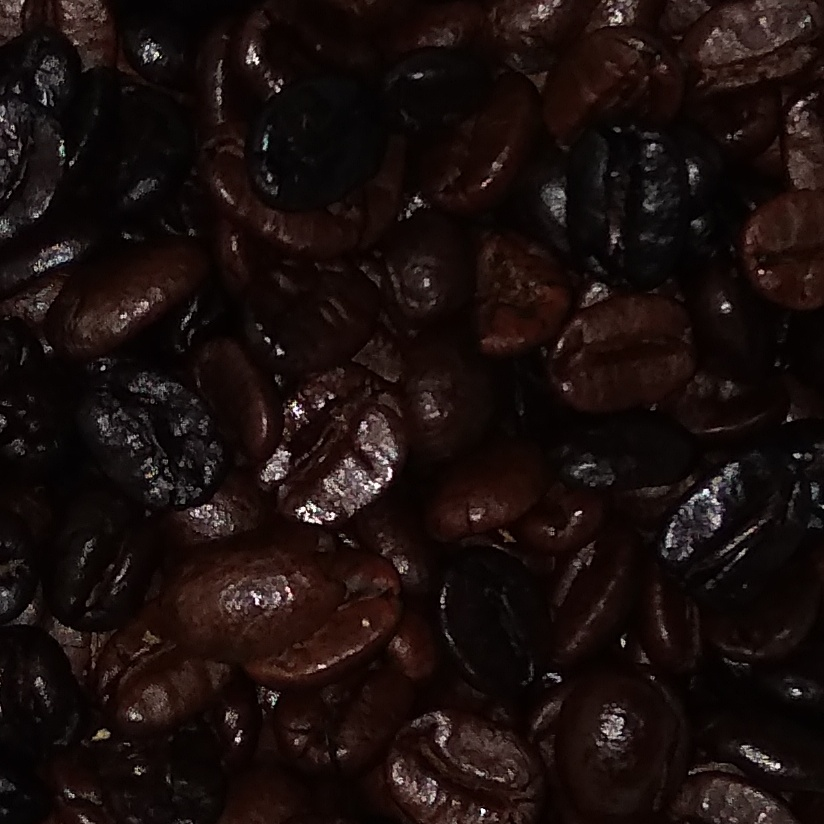
#> input picture Scripts/data_fotos/25_5A_flash_194449.jpg, 824 x 824 px
$ python -i montar_dataset.py   (imports and definitions only)
#> lines starting #> are read from the running program, lines starting #| are printed output that depends on the picture
#> further down, picture is the input picture: shape (824, 824, 3); mean B, G, R 13.5, 15.3, 26.3
from matplotlib import image
import cv2
import numpy as np
import pandas as pd
import os
import csv
from sklearn.cluster import MiniBatchKMeans

# Esconde os warnings
import warnings

# Parametros
RANDOM_STATE = 42
DEBUG_PRINT = False
# HEADER = ['RGB_medio_cafe', 'R_medio_cafe', 'G_medio_cafe', 'B_medio_cafe', 'RGB_std_cafe', 'R_std_cafe', 'G_std_cafe', 'B_std_cafe',
#                             'RGB_medio_folha', 'RGB_std_folha', 'HSV_medio_cafe', 'H_medio_cafe', 'S_medio_cafe', 'V_medio_cafe', 'HSV_std_cafe', 'H_std_cafe', 'S_std_cafe', 'V_std_cafe',
#                             'HSV_medio_folha', 'HSV_std_folha', 'Agtron']

HEADER = ['cinza_cafe', 'R_medio_cafe', 'G_medio_cafe', 'B_medio_cafe', 'R_std_cafe', 'G_std_cafe', 'B_std_cafe',
                            'cinza_folha',  'Agtron']
# Define cores no print
class bcolors:
    WARNING = '\033[93m'
    FAIL = '\033[91m'
    OKGREEN = '\033[92m'
    BLUE = '\033[94m'
    CYAN = '\033[96m'
    ENDC = '\033[0m'
    BOLD = '\033[1m'

# Função para extrair RGB e/ou Equalizar Histograma
def extrairRGB(img, equalizar=False):

#> called with equalizar = False
    if(equalizar):
        # Convertendo para HSV
        hsv_img = cv2.cvtColor(img, cv2.COLOR_BGR2HSV)

        # Dividindo a imagem HSV em diferentes canais
        h, s, v = cv2.split(hsv_img)

        # Aplicando equalização de histograma no canal V
        v_equalized = cv2.equalizeHist(v)

        # Unificando os canais H, S e V com equalização aplicada
        hsv_img_equalized = cv2.merge((h, s, v_equalized))

        # Convertendo imagem HSV equalizada em RGB
        img = cv2.cvtColor(hsv_img_equalized, cv2.COLOR_HSV2BGR)

    # Divide e extrai os canais da imagem
    R, G, B = cv2.split(img)
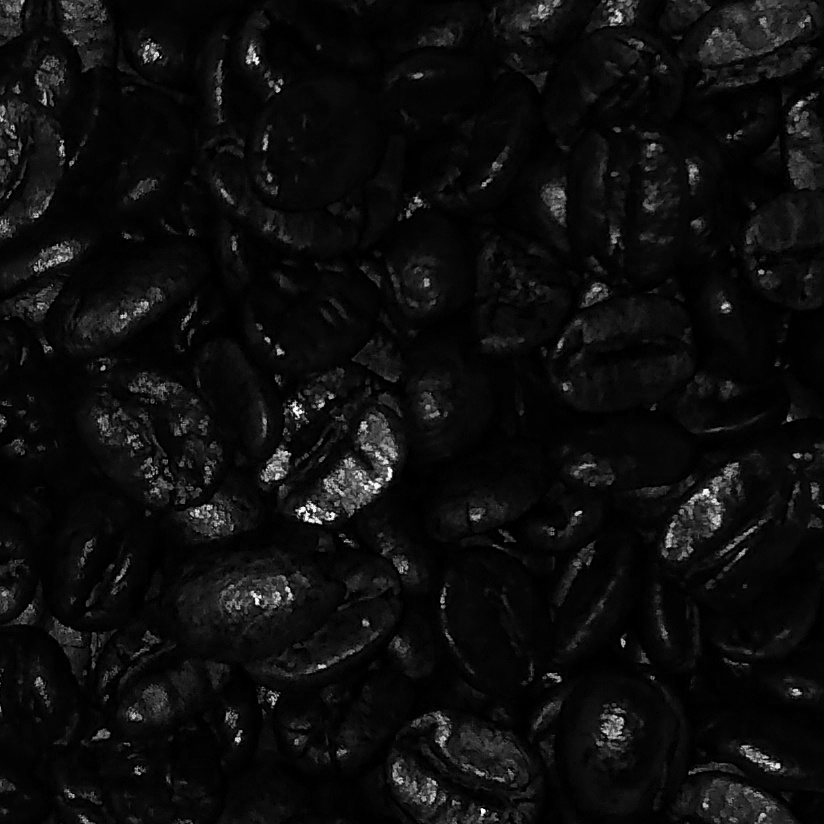
#> R: shape (824, 824); min 0, max 255, mean 13.5
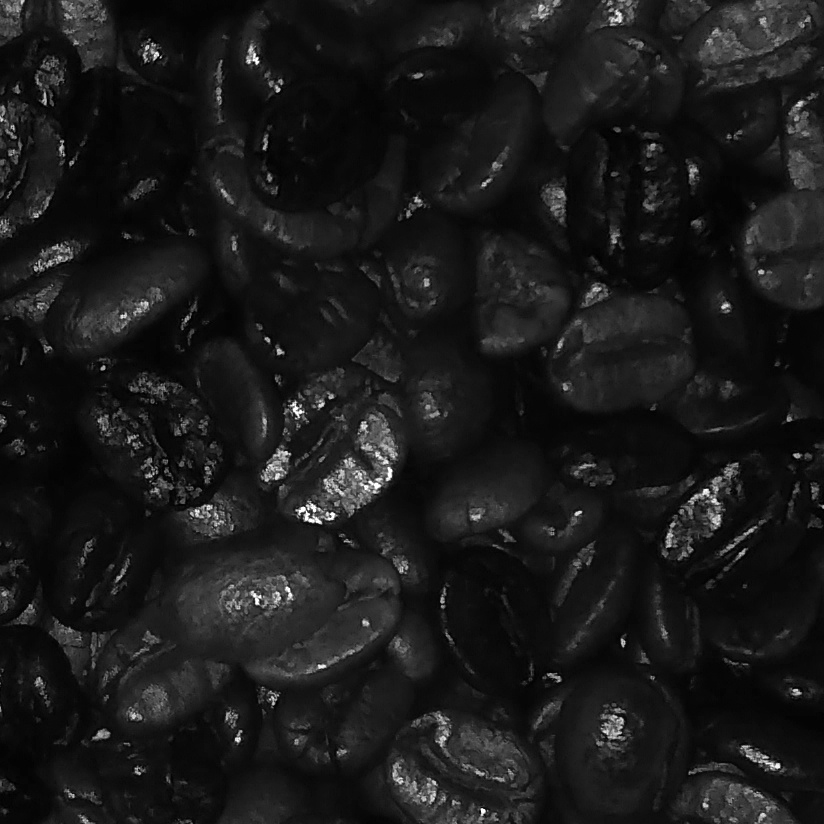
#> B: shape (824, 824); min 0, max 255, mean 26.3

    return (R, G, B)

# Função para extrair HSV e/ou Equalizar Histograma
# [112 lines left out: functions extrairHSV, quantizacaoCores, criarDataSet, exportarCSV, not called in this run]


# [12 lines not run here, left out]

    # [9 lines of commented-out code are left out]

>>> import cv2
>>> picture = cv2.imread('data_fotos/25_5A_flash_194449.jpg')
>>> result = extrairRGB(picture)

$ run again, on Scripts/data_fotos/35_5A_flash_200956.jpg
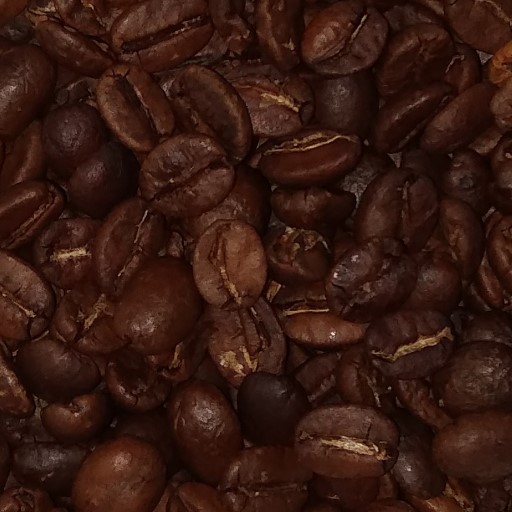
#> input picture Scripts/data_fotos/35_5A_flash_200956.jpg, 512 x 512 px
#> picture is the input picture: shape (512, 512, 3); mean B, G, R 17.2, 25.7, 54.4
#> in extrairRGB, `R, G, B = cv2.split(img)`:
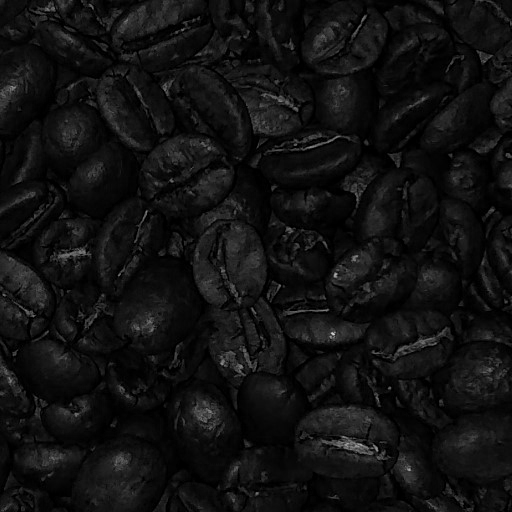
#> R: shape (512, 512); min 0, max 213, mean 17.2
#> in extrairRGB, `R, G, B = cv2.split(img)`:
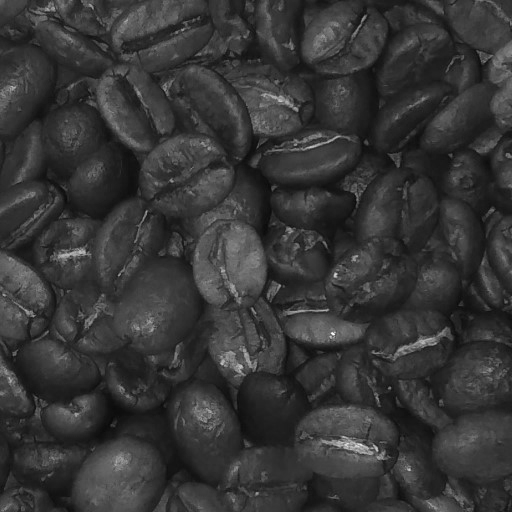
#> B: shape (512, 512); min 10, max 255, mean 54.4

$ run again, on Scripts/data_fotos/45_5A_flash_193734.jpg
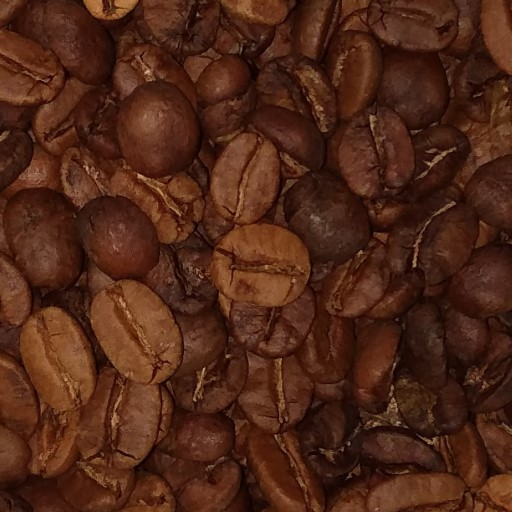
#> input picture Scripts/data_fotos/45_5A_flash_193734.jpg, 512 x 512 px
#> picture is the input picture: shape (512, 512, 3); mean B, G, R 22.9, 39.1, 79
#> in extrairRGB, `R, G, B = cv2.split(img)`:
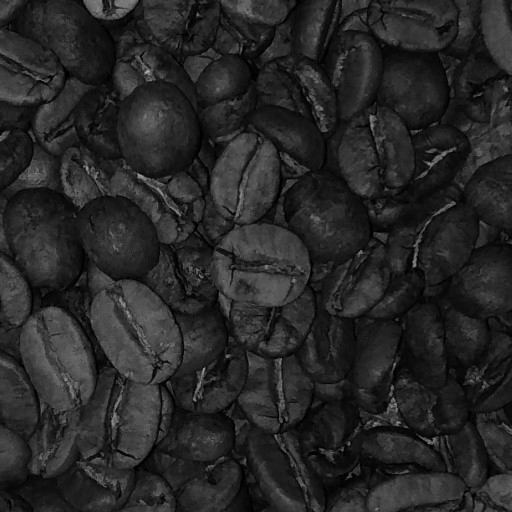
#> G: shape (512, 512); min 0, max 180, mean 39.1
#> in extrairRGB, `R, G, B = cv2.split(img)`:
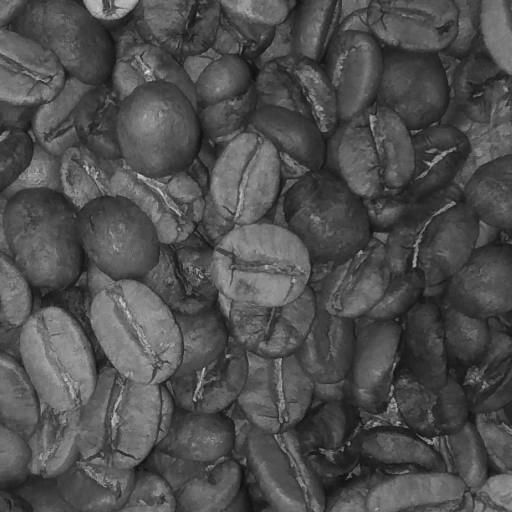
#> B: shape (512, 512); min 15, max 227, mean 79
